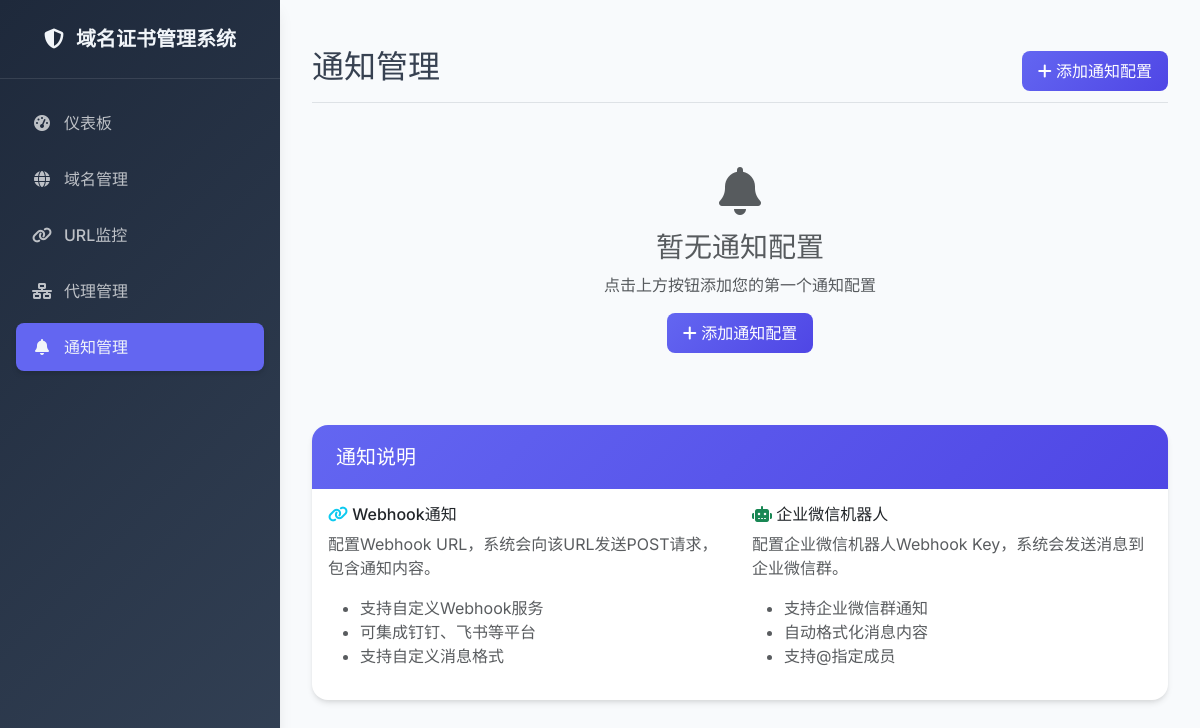
The app's page /notifications/config, older data.
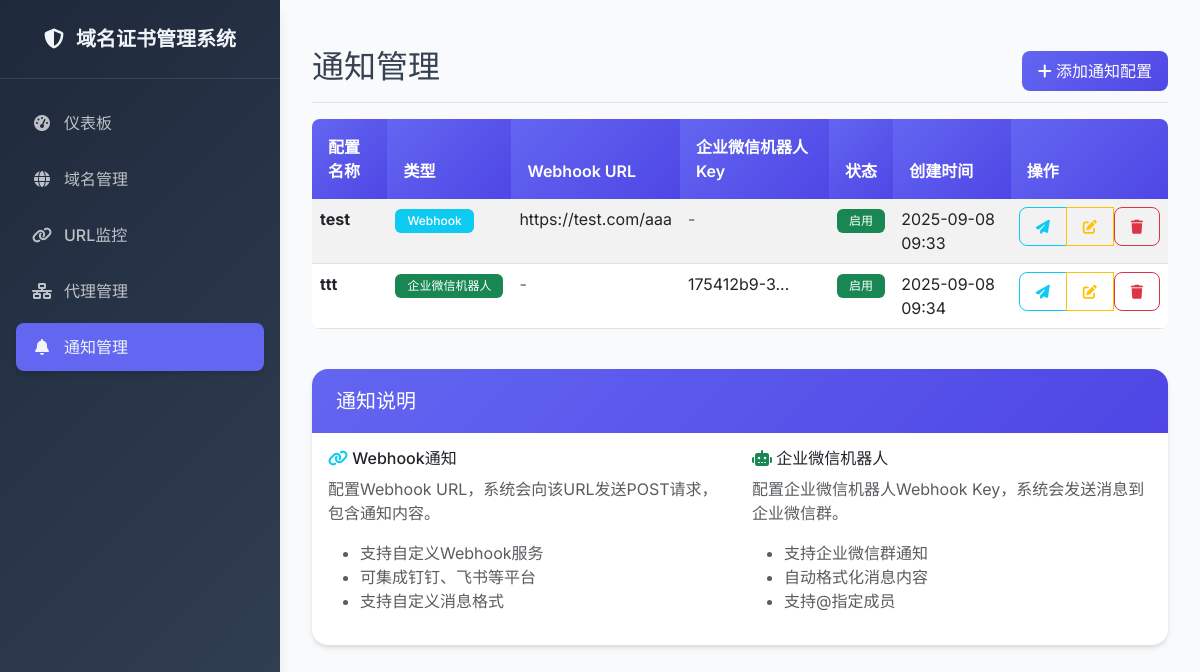
The same page, newer data.
### app/models/notification.py (models this page shows, shortened)
class NotificationConfig(db.Model):
    id = db.Column(db.Integer, primary_key=True)
    name = db.Column(db.String(255), nullable=False)
    type = db.Column(db.String(50))  # 'webhook', 'wechat_bot'
    webhook_url = db.Column(db.String(500))
    wechat_bot_key = db.Column(db.String(255))
    is_active = db.Column(db.Boolean, default=True)
    created_at = db.Column(db.DateTime, default=datetime.utcnow)
    updated_at = db.Column(db.DateTime, default=datetime.utcnow, onupdate=datetime.utcnow)

### app/views/notifications.py (the view)
@notifications_bp.route('/notifications/config')
def config():
    configs = NotificationConfig.query.all()
    return render_template('notifications/config.html', configs=configs)

### app/templates/notifications/config.html (shortened to what the changed rows need)
{% extends "base.html" %}
{% block content %}
<div class="d-flex justify-content-between flex-wrap flex-md-nowrap align-items-center pt-3 pb-2 mb-3 border-bottom">
    <h1 class="h2">通知管理</h1>
</div>
{% if configs %}
<div class="table-responsive">
    <table class="table table-striped table-hover">
        <thead>
            <tr>
                <th>配置名称</th>
                <th>类型</th>
                <th>Webhook URL</th>
                <th>企业微信机器人Key</th>
                <th>状态</th>
                <th>创建时间</th>
                <th>操作</th>
            </tr>
        </thead>
        <tbody>
            {% for config in configs %}
            <tr>
                <td>
                    <strong>{{ config.name }}</strong>
                </td>
                <td>
                    {% if config.type == 'webhook' %}
                        <span class="badge bg-info">Webhook</span>
                    {% elif config.type == 'wechat_bot' %}
                        <span class="badge bg-success">企业微信机器人</span>
                    {% else %}
                        <span class="badge bg-secondary">{{ config.type }}</span>
                    {% endif %}
                </td>
                <td>
                    {% if config.webhook_url %}
                        <span class="text-truncate d-inline-block" style="max-width: 200px;" title="{{ config.webhook_url }}">
                            {{ config.webhook_url }}
                        </span>
                    {% else %}
                        <span class="text-muted">-</span>
                    {% endif %}
                </td>
                <td>
                    {% if config.wechat_bot_key %}
                        <span class="text-truncate d-inline-block" style="max-width: 150px;" title="{{ config.wechat_bot_key }}">
                            {{ config.wechat_bot_key[:10] }}...
                        </span>
                    {% else %}
                        <span class="text-muted">-</span>
                    {% endif %}
                </td>
                <td>
                    {% if config.is_active %}
                        <span class="badge bg-success">启用</span>
                    {% else %}
                        <span class="badge bg-secondary">禁用</span>
                    {% endif %}
                </td>
                <td>{{ config.created_at.strftime('%Y-%m-%d %H:%M') }}</td>
                <td>
                    <div class="btn-group" role="group">
                        <button type="button" class="btn btn-sm btn-outline-info test-notification-btn"
                                data-config-id="{{ config.id }}" data-config-name="{{ config.name }}"
                                data-bs-toggle="tooltip" data-bs-placement="top" title="测试通知">
                            <i class="fas fa-paper-plane"></i>
                        </button>
                        <a href="{{ url_for('notifications.edit_config', id=config.id) }}" class="btn btn-sm btn-outline-warning">
                            <i class="fas fa-edit"></i>
                        </a>
                        <form method="POST" action="{{ url_for('notifications.delete_config', id=config.id) }}" style="display: inline;">
                            <button type="submit" class="btn btn-sm btn-outline-danger" onclick="return confirm('确定要删除这个通知配置吗？')">
                                <i class="fas fa-trash"></i>
                            </button>
                        </form>
                    </div>
                </td>
            </tr>
            {% endfor %}
        </tbody>
    </table>
</div>
{% else %}
<div class="text-center py-5">
    <i class="fas fa-bell fa-3x text-muted mb-3"></i>
    <h3 class="text-muted">暂无通知配置</h3>
    <p class="text-muted">点击上方按钮添加您的第一个通知配置</p>
    <a href="{{ url_for('notifications.new_config') }}" class="btn btn-primary">
        <i class="fas fa-plus"></i> 添加通知配置
    </a>
</div>
{% endif %}
{% endblock %}

Row changes from the older to the newer data that the page shows:
added NotificationConfig: name "test", type "Webhook", webhook_url "https://test.com/aaa", is_active "启用", created_at "2025-09-08 09:33"
added NotificationConfig: name "ttt", type "企业微信机器人", wechat_bot_key "175412b9-3", is_active "启用", created_at "2025-09-08 09:34"
Text that changed along with them:
text no longer shown: "暂无通知配置 点击上方按钮添加您的第一个通知配置 添加通知配置"
text now shown: "配置名称 类型 Webhook URL 企业微信机器人Key 状态 创建时间 操作"
